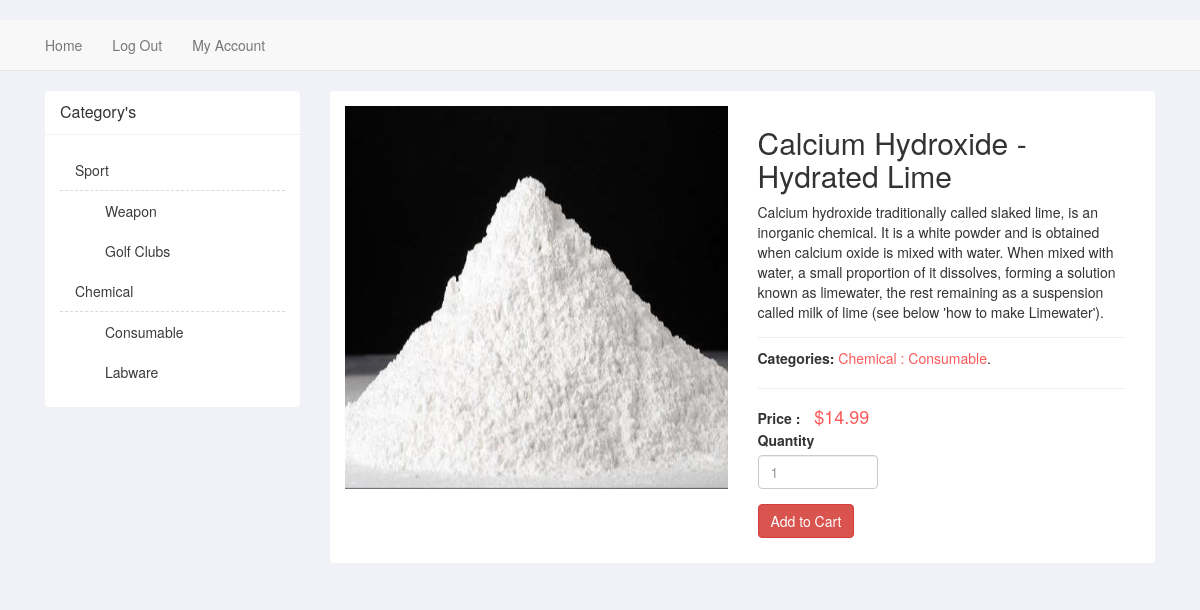
Page /consumable/calcium-hydroxide-hydrated-lime/ on the committed database.
### mainapp/models.py (models this page shows, shortened)
class GlobalCategory(models.Model):
    name = models.CharField(max_length=100, verbose_name='Global category name')
    slug = models.SlugField(unique=True, editable=False)
    def __str__(self):
        return self.name
    def get_relevant_categorys(self):
        collector = NestedObjects(using='default')
        collector.collect([self])
        for index, line in enumerate(collector.data.values()):
            if index == 1:
                return line
    def get_absolute_url(self):
        return reverse('global_category_detail', kwargs={'global_category_slug': self.slug})

class Category(models.Model):
    global_category = models.ForeignKey(GlobalCategory, on_delete=models.CASCADE,
                                        verbose_name='To global category')
    name = models.CharField(max_length=100, verbose_name='Category name')
    slug = models.SlugField(unique=True, editable=False)
    def __str__(self):
        return f'{self.global_category} : {self.name}'
    def get_absolute_url(self):
        return reverse('category_detail', kwargs={'category_slug': self.slug})

class Product(models.Model):
    name = models.CharField(max_length=255, verbose_name='Product name')
    category = models.ForeignKey(Category, on_delete=models.CASCADE, verbose_name='Product category',
                                 default=None)
    slug = models.SlugField(unique=True, editable=False)
    description = models.TextField(verbose_name='Product description')
    price = models.DecimalField(verbose_name='Product price', max_digits=10, decimal_places=2)
    image = models.ImageField(verbose_name='Image')
    stars = models.DecimalField(max_digits=2, decimal_places=1, verbose_name='Rating',
                                blank=True, null=True)
    class Meta:
        abstract = True

class Reagent(Product):
    STATE_CHOICES = (
        ('solid', 'Solid'),
        ('liquid', 'Liquid'),
        ('gas', 'Gas')
    )
    REAGENT_TYPE_CHOICES = (
        ('acid', 'Acid'),
        ('bromide', 'Bromide'),
        ('alkali', 'Alkali'),
        ('halogens', 'Halogens')
    )
    state = models.CharField(max_length=255, choices=STATE_CHOICES, verbose_name='State')
    formula = models.CharField(max_length=100, verbose_name='Formula')
    reagent_type = models.CharField(max_length=255, verbose_name='Type of reagent', choices=REAGENT_TYPE_CHOICES)
    conc = models.DecimalField(max_digits=3, decimal_places=1, verbose_name='Concentration',
                               null=True, blank=True)
    weight = models.CharField(max_length=32, verbose_name='Weight')

### mainapp/views.py (the view)
# urls.py: path('<str:category_slug>/<str:product_slug>/', ProductDetail.as_view(), name='product_detail'),
class ProductDetail(View):
    def get(self, request, category_slug, product_slug):
        product = get_products.get_product(category_slug, product_slug)
        global_categorys = GlobalCategory.objects.all()
        context = {
            'product': product,
            'categorys': global_categorys,
        }
        return render(request, 'product_detail.html', context)

### mainapp/logic/get_products.py (called while the page is built)
def get_objects_for_category(category_slug):
    category = Category.objects.get(slug=category_slug)
    collector = NestedObjects(using='default')
    collector.collect([category])
    products = []
    for line in collector.data.values():
        products += line
    products = products[1:]
    return products

def get_product(category_slug, product_slug):
    category = Category.objects.get(slug=category_slug)
    products = get_objects_for_category(category.slug)
    for product in products:
        if product.slug == product_slug:
            return product

### mainapp/templates/product_detail.html (shortened to what this page needs)
{% extends 'index.html' %}
{% block content %}
<div class="container bootdey">
<div class="col-md-9">
<section class="panel">
      <div class="panel-body">
          <div class="col-md-6">
              <div class="pro-img-details">
                  <img src="{{ product.image.url }}" alt="">
              </div>
          </div>
          <div class="col-md-6">
              <h2>
                      {{ product.name }}
              </h2>
              <p>
                  {{ product.description }}
              </p>
              <div class="product_meta">
                  <span class="posted_in">
                       <strong>Categories:</strong>
                       <a rel="tag" href="#">{{ product.category }}</a>.
                  </span>
              </div>
              <div class="m-bot15"> <strong>Price : </strong> <span class="pro-price">${{ product.price }}</span></div>
              <div class="form-group">
                  <label>Quantity</label>
                  <input type="quantiy" placeholder="1" class="form-control quantity">
              </div>
              <p>
                  <button class="btn btn-round btn-danger" type="button"> Add to Cart</button>
              </p>
          </div>
      </div>
  </section>
  </div>
  </div>
{% endblock %}

### mainapp/templates/index.html (shortened to what this page needs)
<!DOCTYPE html>
{% load static %}
<html lang="en">
<head>
    <link href="{% static 'bootstrap.min.css' %}" rel="stylesheet">
    <link href="{% static 'for_index.css' %}" rel="stylesheet">
</head>
<body>
   <div class="navbar navbar-default navbar-static-top" id="nav-top">
      <div class="container">
       <div class="col-sm-1 collapse navbar-collapse" id="navbar-ex-collapse">
          <ul class="nav navbar-nav">
            <li><a href="{% url 'index' %}">Home</a></li>
          </ul>
        </div>
        <div class="col-sm-1 collapse navbar-collapse" id="navbar-lgn-collapse">
          <ul class="nav navbar-nav">
            <li><a href="#">Log Out</a></li>
            <li><a href="#">My Account</a></li>
          </ul>
        </div>
      </div>
    </div>
<div class="container bootdey">
    <div class="col-md-3">
        <section class="panel">
            <header class="panel-heading">
                Category's
            </header>
            <div class="panel-body">
                <ul class="nav prod-cat">
                    {% for category in categorys %}
                    <li>
                        <a href="{{ category.get_absolute_url }}"> {{ category.name }}</a>
                        {% for sub_category in category.get_relevant_categorys %}
                            <ul class="nav">
                                <li><a href="{{ sub_category.get_absolute_url }}">{{ sub_category.name }}</a></li>
                            </ul>
                        {% endfor %}
                    </li>
                    {% endfor %}
                </ul>
            </div>
        </section>
   </div>
        {% block content %}{% endblock %}
</div>
</body>
</html>

### mainapp/static/for_index.css (style rules this page uses)
body { margin-top:20px; background:#f1f2f7; }
.panel { border: none; box-shadow: none; }
.panel-heading { border-color:#eff2f7 ; font-size: 16px; font-weight: 300; }
.prod-cat li a { border-bottom: 1px dashed #d9d9d9; }
.prod-cat li a { color: #3b3b3b; }
.prod-cat li ul { margin-left: 30px; }
.prod-cat li ul li a { border-bottom:none; }
.pro-img-details { margin-left: -15px; }
.pro-img-details img { width: 100%; }
.product_meta { border-top: 1px solid #eee; border-bottom: 1px solid #eee; padding: 10px 0; margin: 15px 0; }
.product_meta span { display: block; margin-bottom: 10px; }
.product_meta a, .pro-price { color:#fc5959 ; }
.pro-price, .amount-old { font-size: 18px; padding: 0 10px; }
.quantity { width: 120px; }

### rows in the picture
GlobalCategory: name "Sport"
Category: name "Weapon"
Category: name "Golf Clubs"
GlobalCategory: name "Chemical"
Category: name "Consumable"
Category: name "Labware"
Reagent: image (picture), name "Calcium Hydroxide - Hydrated Lime", description "Calcium hydroxide traditionally called slaked lime, is an inorganic chemical. It is a white powder and is obtained when calcium oxide is mixed with water. When mixed with water, a small proportion of it dissolves, forming a solution known as limewater, the rest remaining as a suspension called milk of lime (see below 'how to make Limewater').", category "Chemical : Consumable", price "14.99"
